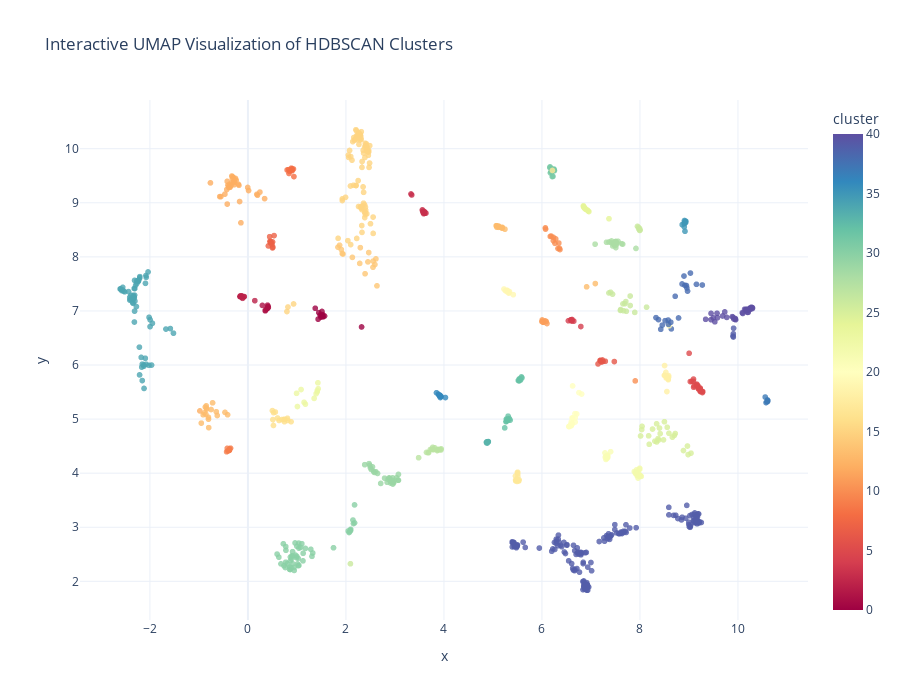

Notebook source saved alongside this figure:
### Code cell
# === VISUALIZE HDBSCAN CLUSTERS IN 2D (UMAP SCATTER) ===
import umap
import matplotlib.pyplot as plt
import seaborn as sns
import plotly.express as px
import numpy as np
import pandas as pd

# Assuming you have your HDBSCAN reduced data from:
# X_reduced_hdb  → (ingredients × 100) after SVD + normalization
# labels_hdb     → HDBSCAN cluster labels

print("\n=== UMAP VISUALIZATION OF HDBSCAN CLUSTERS ===")

# Reduce to 2D with UMAP
umap_model = umap.UMAP(
    n_neighbors=15,
    min_dist=0.1,
    n_components=2,
    random_state=42
)
embedding = umap_model.fit_transform(X_reduced_hdb)

# Convert to DataFrame
df_umap = pd.DataFrame({
    'x': embedding[:, 0],
    'y': embedding[:, 1],
    'cluster': labels_hdb
})

# Filter out noise for clarity
df_clusters = df_umap[df_umap['cluster'] != -1]

# --------------------------------------------------
# 1️⃣ Static scatterplot
# --------------------------------------------------
plt.figure(figsize=(10, 8))
palette = sns.color_palette('Spectral', as_cmap=True)
sns.scatterplot(
    data=df_clusters,
    x='x', y='y',
    hue='cluster',
    palette='Spectral',
    s=20, linewidth=0, alpha=0.7
)
plt.title("HDBSCAN Clusters (UMAP 2D Projection)", fontsize=14)
plt.xlabel("UMAP Dimension 1")
plt.ylabel("UMAP Dimension 2")
plt.legend(title='Cluster', bbox_to_anchor=(1.05, 1), loc='upper left')
plt.tight_layout()
plt.show()

# --------------------------------------------------
# 2️⃣ Interactive Plotly scatter
# --------------------------------------------------
fig = px.scatter(
    df_clusters,
    x='x', y='y',
    color='cluster',
    color_continuous_scale='Spectral',
    hover_data={'x': False, 'y': False, 'cluster': True},
    title="Interactive UMAP Visualization of HDBSCAN Clusters"
)
fig.update_traces(marker=dict(size=6, opacity=0.8))
fig.update_layout(
    width=900, height=700,
    template='plotly_white',
    showlegend=True
)
fig.show()

### Figure 1 — Plotly figure (JSON) as saved in the notebook; plotly's stock layout.template omitted (floating-point values rounded to 4 significant figures; data arrays with more than 128 entries replaced by an {"elided": "..."} marker saying what was removed)
{"data": [{"customdata": {"elided": "1067x1 int values"}, "hovertemplate": "cluster=%{marker.color}<extra></extra>", "legendgroup": "", "marker": {"color": {"elided": "1067 int values"}, "coloraxis": "coloraxis", "opacity": 0.8, "size": 6, "symbol": "circle"}, "mode": "markers", "name": "", "showlegend": false, "type": "scattergl", "x": {"elided": "1067 float values"}, "xaxis": "x", "y": {"elided": "1067 float values"}, "yaxis": "y"}], "layout": {"coloraxis": {"colorbar": {"title": {"text": "cluster"}}, "colorscale": [[0, "rgb(158,1,66)"], [0.1, "rgb(213,62,79)"], [0.2, "rgb(244,109,67)"], [0.3, "rgb(253,174,97)"], [0.4, "rgb(254,224,139)"], [0.5, "rgb(255,255,191)"], [0.6, "rgb(230,245,152)"], [0.7, "rgb(171,221,164)"], [0.8, "rgb(102,194,165)"], [0.9, "rgb(50,136,189)"], [1, "rgb(94,79,162)"]]}, "height": 700, "legend": {"tracegroupgap": 0}, "showlegend": true, "title": {"text": "Interactive UMAP Visualization of HDBSCAN Clusters"}, "width": 900, "xaxis": {"anchor": "y", "domain": [0, 1], "title": {"text": "x"}}, "yaxis": {"anchor": "x", "domain": [0, 1], "title": {"text": "y"}}}}
